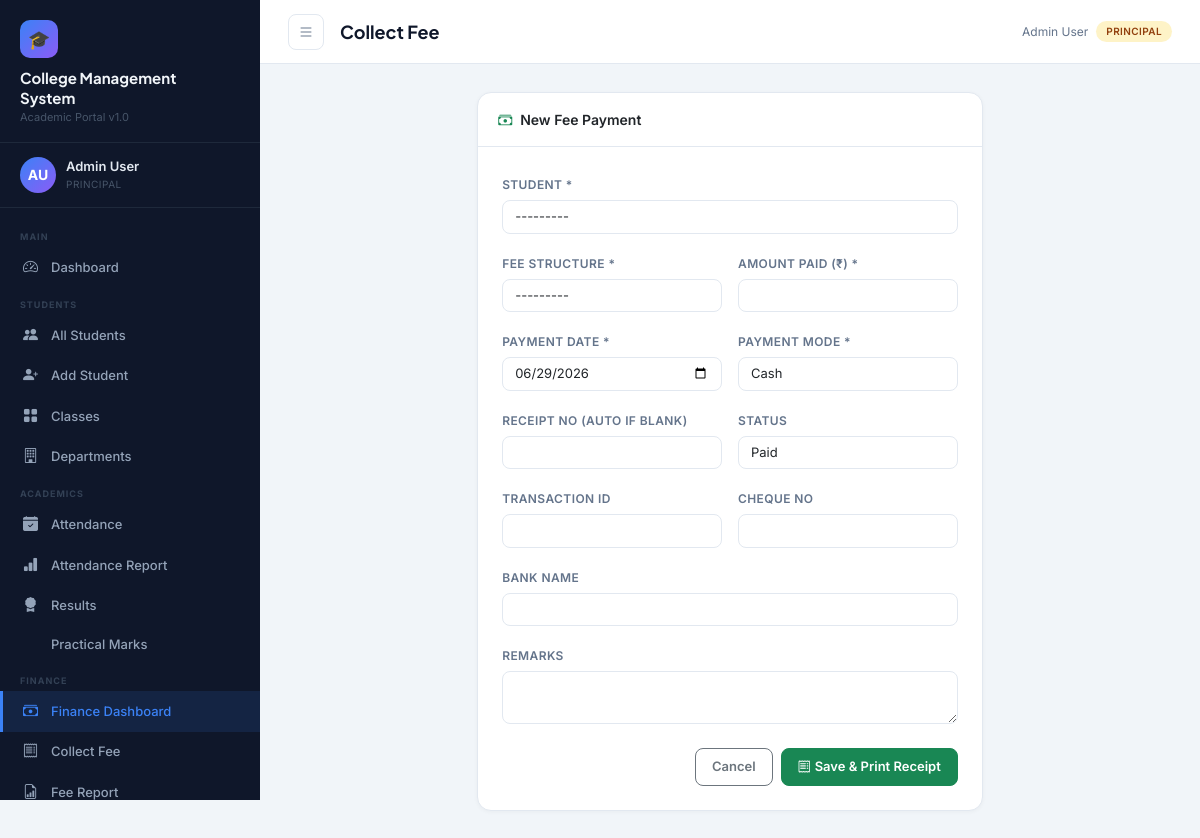
Screenshot of /finance/collect/ (signed in) with the database file from the repository.
### accounts/models.py (models this page shows, shortened)
class User(AbstractUser):
    ROLE_CHOICES = [
        ('principal', 'Principal'),
        ('staff', 'Staff / Teacher'),
        ('clerk', 'Clerk'),
        ('accountant', 'Accountant'),
    ]
    role = models.CharField(max_length=20, choices=ROLE_CHOICES, default='staff')
    phone = models.CharField(max_length=15, blank=True)
    address = models.TextField(blank=True)
    profile_photo = models.ImageField(upload_to='profiles/', blank=True, null=True)
    department = models.CharField(max_length=100, blank=True)
    employee_id = models.CharField(max_length=20, unique=True, null=True, blank=True)

### finance/views.py (the view)
    def wrapper(request, *args, **kwargs):
        if not request.user.is_authenticated:
            return redirect('login')
        if request.user.role not in ['accountant', 'principal']:
            messages.error(request, 'Access denied. Accountant role required.')
            return redirect('dashboard')
        return func(request, *args, **kwargs)

### finance/forms.py
class FeePaymentForm(forms.ModelForm):
    class Meta:
        model = FeePayment
        exclude = ['collected_by', 'created_at']
        widgets = {
            'payment_date': forms.DateInput(attrs={'type': 'date', 'class': 'form-control'}),
            'remarks': forms.Textarea(attrs={'rows': 2, 'class': 'form-control'}),
        }
    def __init__(self, *args, **kwargs):
        super().__init__(*args, **kwargs)
        for field in self.fields.values():
            if not field.widget.attrs.get('class'):
                field.widget.attrs['class'] = 'form-control'

### finance/models.py (called while the page is built)
    def __str__(self):
        return f"{self.name} - ₹{self.amount} ({self.academic_year})"

### finance/views.py (called while the page is built)
def accountant_required(func):
    def wrapper(request, *args, **kwargs):
        if not request.user.is_authenticated:
            return redirect('login')
        if request.user.role not in ['accountant', 'principal']:
            messages.error(request, 'Access denied. Accountant role required.')
            return redirect('dashboard')
        return func(request, *args, **kwargs)
    wrapper.__name__ = func.__name__
    return wrapper

### students/models.py (called while the page is built)
    def __str__(self):
        return f"{self.first_name} {self.last_name} ({self.prn})"

### templates/finance/collect_fee.html (shortened to what this page needs)
{% extends 'base.html' %}
{% block page_title %}Collect Fee{% endblock %}
{% block content %}
<div class="row justify-content-center">
  <div class="col-lg-7">
    <div class="card">
      <div class="card-header"><i class="bi bi-cash-stack text-success me-2"></i>New Fee Payment</div>
      <div class="card-body p-4">
        <form method="post">{% csrf_token %}
          <div class="row g-3">
            <div class="col-12"><label class="form-label">Student *</label>{{ form.student }}</div>
            <div class="col-md-6"><label class="form-label">Fee Structure *</label>{{ form.fee_structure }}</div>
            <div class="col-md-6"><label class="form-label">Amount Paid (₹) *</label>{{ form.amount_paid }}</div>
            <div class="col-md-6"><label class="form-label">Payment Date *</label>{{ form.payment_date }}</div>
            <div class="col-md-6"><label class="form-label">Payment Mode *</label>{{ form.payment_mode }}</div>
            <div class="col-md-6"><label class="form-label">Receipt No (auto if blank)</label>{{ form.receipt_no }}</div>
            <div class="col-md-6"><label class="form-label">Status</label>{{ form.status }}</div>
            <div class="col-md-6"><label class="form-label">Transaction ID</label>{{ form.transaction_id }}</div>
            <div class="col-md-6"><label class="form-label">Cheque No</label>{{ form.cheque_no }}</div>
            <div class="col-md-12"><label class="form-label">Bank Name</label>{{ form.bank_name }}</div>
            <div class="col-12"><label class="form-label">Remarks</label>{{ form.remarks }}</div>
          </div>
          <div class="d-flex gap-2 justify-content-end mt-4">
            <a href="{% url 'finance_dashboard' %}" class="btn btn-outline-secondary">Cancel</a>
            <button type="submit" class="btn btn-success"><i class="bi bi-receipt me-1"></i>Save & Print Receipt</button>
          </div>
        </form>
      </div>
    </div>
  </div>
</div>
{% endblock %}

### templates/base.html (shortened to what this page needs)
{% load static %}
<!DOCTYPE html>
<html lang="en">
<head>
  <link href="https://cdn.jsdelivr.net/npm/bootstrap@5.3.2/dist/css/bootstrap.min.css" rel="stylesheet"/>
  <link href="https://cdn.jsdelivr.net/npm/bootstrap-icons@1.11.3/font/bootstrap-icons.css" rel="stylesheet"/>
<link rel="stylesheet"
href="https://cdnjs.cloudflare.com/ajax/libs/cropperjs/1.6.1/cropper.min.css"/>
</head>
<body>
<aside class="sidebar" id="sidebar">
  <div class="sidebar-brand">
    <div class="logo-icon">🎓</div>
    <div class="college-name">College Management<br>System</div>
    <div class="college-subtitle">Academic Portal v1.0</div>
  </div>
  <div class="sidebar-user">
    {% if request.user.profile_photo %}
    <img src="{{ request.user.profile_photo.url }}"
         class="avatar"
         style="object-fit:cover;">
{% else %}
    <div class="avatar">
        {{ request.user.first_name|first|upper }}{{ request.user.last_name|first|upper }}
    </div>
{% endif %}
    <div class="user-info">
      <div class="name">{{ request.user.get_full_name|default:request.user.username }}</div>
      <div class="role">{{ request.user.get_role_display }}</div>
    </div>
  </div>
  <nav class="sidebar-nav">
    <div class="nav-section-label">Main</div>
    <div class="nav-item">
      <a href="{% url 'dashboard' %}" class="{% if request.resolver_match.url_name == 'dashboard' %}active{% endif %}">
        <i class="bi bi-speedometer2"></i> Dashboard
      </a>
    </div>
    <div class="nav-section-label">Students</div>
    <div class="nav-item">
      <a href="{% url 'student_list' %}" class="{% if 'student' in request.resolver_match.url_name %}active{% endif %}">
        <i class="bi bi-people-fill"></i> All Students
      </a>
    </div>
    {% if request.user.role in 'principal,clerk' %}
    <div class="nav-item">
      <a href="{% url 'student_add' %}"><i class="bi bi-person-plus-fill"></i> Add Student</a>
    </div>
    {% endif %}
    <div class="nav-item">
      <a href="{% url 'class_list' %}"><i class="bi bi-grid-fill"></i> Classes</a>
    </div>
    <div class="nav-item">
      <a href="{% url 'department_list' %}"><i class="bi bi-building"></i> Departments</a>
    </div>
    <div class="nav-section-label">Academics</div>
    <div class="nav-item">
      <a href="{% url 'attendance_dashboard' %}" class="{% if 'attendance' in request.resolver_match.url_name %}active{% endif %}">
        <i class="bi bi-calendar-check-fill"></i> Attendance
      </a>
    </div>
    <div class="nav-item">
      <a href="{% url 'attendance_report' %}"><i class="bi bi-bar-chart-fill"></i> Attendance Report</a>
    </div>
    <div class="nav-item">
      <a href="{% url 'results_dashboard' %}" class="{% if 'result' in request.resolver_match.url_name or 'exam' in request.resolver_match.url_name %}active{% endif %}">
        <i class="bi bi-award-fill"></i> Results
      </a>
    </div>
    <div class="nav-item">
      <a href="{% url 'practical_marks' %}"> Practical Marks</a>
    </div>
    {% if request.user.role == 'accountant' or request.user.role == 'principal' %}
    <div class="nav-section-label">Finance</div>
    <div class="nav-item">
      <a href="{% url 'finance_dashboard' %}" class="{% if 'finance' in request.resolver_match.url_name or 'fee' in request.resolver_match.url_name or 'expense' in request.resolver_match.url_name %}active{% endif %}">
        <i class="bi bi-cash-stack"></i> Finance Dashboard
      </a>
    </div>
    <div class="nav-item">
      <a href="{% url 'collect_fee' %}"><i class="bi bi-receipt"></i> Collect Fee</a>
    </div>
    <div class="nav-item">
      <a href="{% url 'fee_report' %}"><i class="bi bi-file-earmark-bar-graph"></i> Fee Report</a>
    </div>
    {% endif %}
  </nav>
</aside>
<div class="main-wrap">
  <div class="topbar">
    <button class="btn-icon sidebar-toggle" onclick="document.getElementById('sidebar').classList.toggle('open')">
      <i class="bi bi-list"></i>
    </button>
    <div class="page-title">{% block page_title %}Dashboard{% endblock %}</div>
    <div class="d-flex align-items-center gap-2">
      <span class="text-muted-sm d-none d-md-inline">{{ request.user.get_full_name|default:request.user.username }}</span>
      <span class="badge-role badge-{{ request.user.role }}">{{ request.user.get_role_display }}</span>
    </div>
  </div>
  <div class="main-content">
    {% block content %}{% endblock %}
  </div>
</div>
</body>
</html>

### templates/base.html (style rules this page uses)
:root { --sidebar-bg: #0f172a; --sidebar-width: 260px; --sidebar-text: #94a3b8; --sidebar-hover: #1e293b; --sidebar-active: #3b82f6; --topbar-h: 64px; --accent: #3b82f6; --accent2: #8b5cf6; --success: #10b981; --warning: #f59e0b; --danger: #ef4444; --bg: #f1f5f9; --card-bg: #ffffff; --text-primary: #0f172a; --text-secondary: #64748b; --border: #e2e8f0; }
* { box-sizing: border-box; margin: 0; padding: 0; }
body { font-family: 'Inter', sans-serif; background: var(--bg); color: var(--text-primary); overflow-x: hidden; }
.sidebar { position: fixed; top: 0; left: 0; height: 100vh; width: var(--sidebar-width); background: var(--sidebar-bg); z-index: 1000; display: flex; flex-direction: column; transition: transform .3s ease; overflow-y: auto; }
.sidebar-brand { padding: 20px 20px 16px; border-bottom: 1px solid #1e293b; }
.sidebar-brand .college-name { font-family: 'Plus Jakarta Sans', sans-serif; font-size: 15px; font-weight: 700; color: #f1f5f9; line-height: 1.3; }
.sidebar-brand .college-subtitle { font-size: 11px; color: #475569; margin-top: 2px; }
.sidebar-brand .logo-icon { width: 38px; height: 38px; background: linear-gradient(135deg, var(--accent), var(--accent2)); border-radius: 10px; display: flex; align-items: center; justify-content: center; font-size: 18px; margin-bottom: 10px; }
.sidebar-user { padding: 14px 20px; border-bottom: 1px solid #1e293b; display: flex; align-items: center; gap: 10px; }
.sidebar-user .avatar { width: 36px; height: 36px; border-radius: 50%; background: linear-gradient(135deg, var(--accent), var(--accent2)); display: flex; align-items: center; justify-content: center; font-size: 14px; font-weight: 700; color: #fff; flex-shrink: 0; }
.sidebar-user .user-info .name { font-size: 13px; font-weight: 600; color: #e2e8f0; }
.sidebar-user .user-info .role { font-size: 10px; color: #475569; text-transform: uppercase; letter-spacing: .5px; }
.sidebar-nav { padding: 12px 0; flex: 1; }
.nav-section-label { font-size: 9px; font-weight: 700; text-transform: uppercase; letter-spacing: 1px; color: #334155; padding: 10px 20px 4px; }
.nav-item a { display: flex; align-items: center; gap: 10px; padding: 9px 20px; color: var(--sidebar-text); text-decoration: none; font-size: 13px; font-weight: 500; border-left: 3px solid transparent; transition: all .2s; }
.nav-item a.active { background: rgba(59,130,246,.12); color: var(--accent); border-left-color: var(--accent); }
.nav-item a i { font-size: 15px; width: 18px; flex-shrink: 0; }
.main-wrap { margin-left: var(--sidebar-width); min-height: 100vh; display: flex; flex-direction: column; }
.topbar { position: sticky; top: 0; height: var(--topbar-h); background: var(--card-bg); border-bottom: 1px solid var(--border); display: flex; align-items: center; padding: 0 28px; gap: 16px; z-index: 100; }
.topbar .page-title { font-family: 'Plus Jakarta Sans',sans-serif; font-size: 18px; font-weight: 700; flex: 1; }
.topbar .btn-icon { width: 36px; height: 36px; border-radius: 8px; border: 1px solid var(--border); background: transparent; display: flex; align-items: center; justify-content: center; cursor: pointer; transition: background .2s; color: var(--text-secondary); }
.main-content { flex: 1; padding: 28px; }
.card { border: 1px solid var(--border); border-radius: 14px; background: var(--card-bg); box-shadow: 0 1px 4px rgba(0,0,0,.04); }
.card-header { background: transparent; border-bottom: 1px solid var(--border); padding: 16px 20px; font-weight: 600; font-size: 14px; }
.badge-role { display: inline-block; font-size: 10px; padding: 3px 10px; border-radius: 100px; font-weight: 600; text-transform: uppercase; letter-spacing: .4px; }
.badge-principal { background: #fef3c7; color: #92400e; }
.form-control, .form-select { font-size: 13px; border-radius: 8px; border: 1px solid var(--border); }
.form-label { font-size: 12px; font-weight: 600; color: var(--text-secondary); text-transform: uppercase; letter-spacing: .4px; margin-bottom: 6px; }
.btn { border-radius: 8px; font-size: 13px; font-weight: 600; padding: 8px 16px; }
.sidebar-toggle { display: none; }
.text-muted-sm { font-size: 12px; color: var(--text-secondary); }
.avatar { width:36px; height:36px; border-radius:50%; object-fit:cover; }

### rows the page displays
User: user.first_name|first "A", user.last_name|first "U", user.get_full_name "Admin User", user.role "PRINCIPAL"
